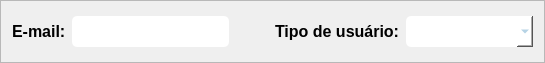
         <widget class="QFrame" name="fr_cad2_cadUser">
          <property name="minimumSize">
           <size>
            <width>0</width>
            <height>63</height>
           </size>
          </property>
          <property name="maximumSize">
           <size>
            <width>16777215</width>
            <height>63</height>
           </size>
          </property>
          <property name="frameShape">
           <enum>QFrame::StyledPanel</enum>
          </property>
          <property name="frameShadow">
           <enum>QFrame::Raised</enum>
          </property>
          <layout class="QHBoxLayout" name="horizontalLayout_7">
           <item>
            <widget class="QLabel" name="lb_email_cadUser">
             <property name="sizePolicy">
              <sizepolicy hsizetype="Fixed" vsizetype="Fixed">
               <horstretch>0</horstretch>
               <verstretch>0</verstretch>
              </sizepolicy>
             </property>
             <property name="minimumSize">
              <size>
               <width>0</width>
               <height>25</height>
              </size>
             </property>
             <property name="maximumSize">
              <size>
               <width>16777215</width>
               <height>25</height>
              </size>
             </property>
             <property name="font">
              <font>
               <family>Yu Gothic UI</family>
               <pointsize>12</pointsize>
               <weight>75</weight>
               <bold>true</bold>
              </font>
             </property>
             <property name="text">
              <string>E-mail:</string>
             </property>
            </widget>
           </item>
           <item>
            <widget class="QLineEdit" name="edt_email_cadUser">
             <property name="minimumSize">
              <size>
               <width>0</width>
               <height>31</height>
              </size>
             </property>
             <property name="maximumSize">
              <size>
               <width>16777215</width>
               <height>31</height>
              </size>
             </property>
             <property name="font">
              <font>
               <family>Yu Gothic UI</family>
               <pointsize>12</pointsize>
               <weight>75</weight>
               <bold>true</bold>
              </font>
             </property>
             <property name="styleSheet">
              <string notr="true">background-color: rgb(255, 255, 255);
border-radius: 5px;
color: rgb(138, 185, 214);</string>
             </property>
            </widget>
           </item>
           <item>
            <spacer name="sp_cad2_cadUser">
             <property name="orientation">
              <enum>Qt::Horizontal</enum>
             </property>
             <property name="sizeType">
              <enum>QSizePolicy::Fixed</enum>
             </property>
             <property name="sizeHint" stdset="0">
              <size>
               <width>40</width>
               <height>20</height>
              </size>
             </property>
            </spacer>
           </item>
           <item>
            <widget class="QLabel" name="lb_tipoUser_cadUser">
             <property name="sizePolicy">
              <sizepolicy hsizetype="Fixed" vsizetype="Fixed">
               <horstretch>0</horstretch>
               <verstretch>25</verstretch>
              </sizepolicy>
             </property>
             <property name="minimumSize">
              <size>
               <width>0</width>
               <height>25</height>
              </size>
             </property>
             <property name="font">
              <font>
               <family>Yu Gothic UI</family>
               <pointsize>12</pointsize>
               <weight>75</weight>
               <bold>true</bold>
              </font>
             </property>
             <property name="text">
              <string>Tipo de usuário:</string>
             </property>
            </widget>
           </item>
           <item>
            <widget class="QComboBox" name="box_tipoUser_cadUser">
             <property name="sizePolicy">
              <sizepolicy hsizetype="Expanding" vsizetype="Fixed">
               <horstretch>0</horstretch>
               <verstretch>31</verstretch>
              </sizepolicy>
             </property>
             <property name="minimumSize">
              <size>
               <width>0</width>
               <height>31</height>
              </size>
             </property>
             <property name="font">
              <font>
               <family>Yu Gothic UI</family>
               <pointsize>12</pointsize>
               <weight>75</weight>
               <bold>true</bold>
              </font>
             </property>
             <property name="styleSheet">
              <string notr="true">background-color: rgb(255, 255, 255);
border-radius: 5px;
color: rgb(138, 185, 214);</string>
             </property>
             <property name="currentIndex">
              <number>-1</number>
             </property>
             <item>
              <property name="text">
               <string>Comum</string>
              </property>
             </item>
             <item>
              <property name="text">
               <string>Administrador</string>
              </property>
             </item>
            </widget>
           </item>
          </layout>
         </widget>
